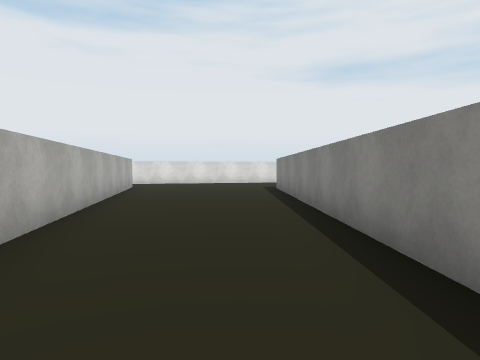
[1] (above)

24 first-person views from a walk through a 3-D level made in the Unity game engine. The camera is 1.3 m above the floor, tilts 2° down and sees 75° across. The floor is counted in squares, 2 m on a side. Each view is taken from the middle of a square. On the plan, view 1 faces up. The plan holds only what a view shows up to about 10 squares ahead; the rest is blank. The place goes on beyond the plan. Some surface patterns are stand-ins.

[2]
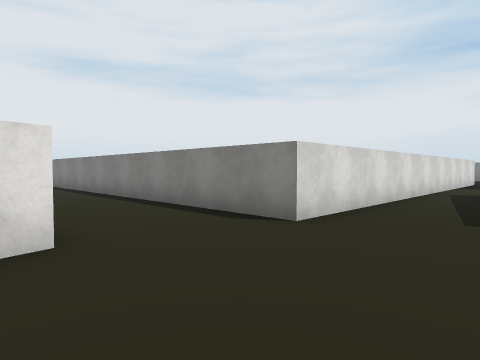

[3]
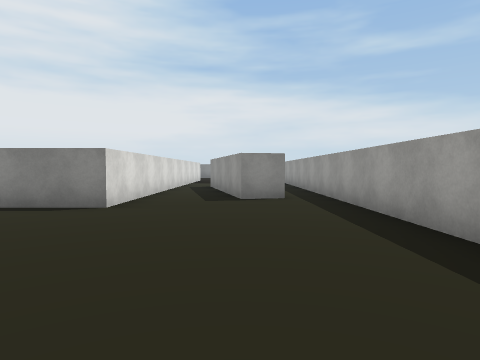

[4]
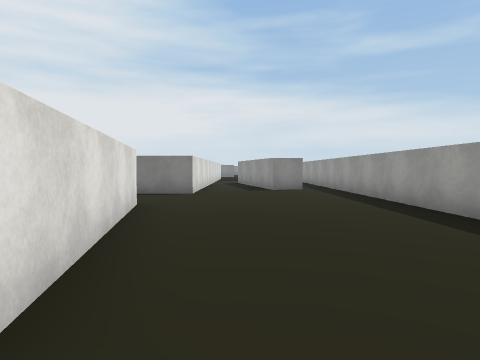

[5]
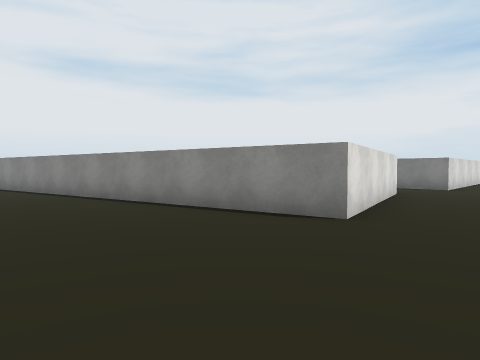

[6]
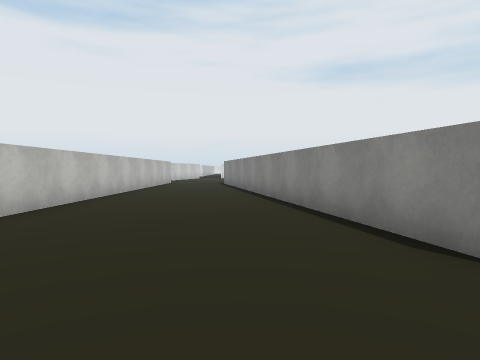

[7]
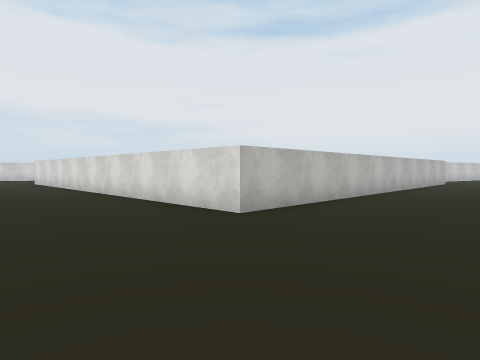

[8]
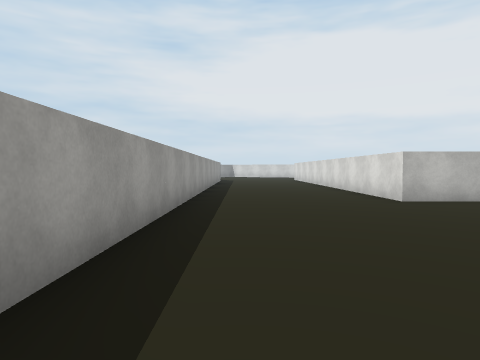

[9]
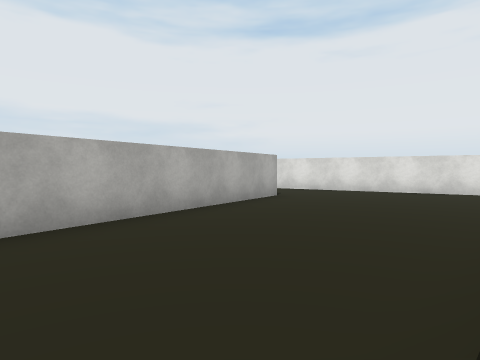

[10]
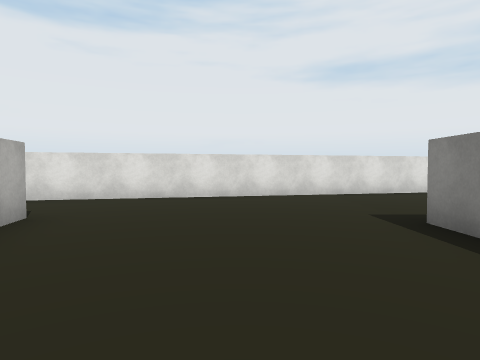

[11]
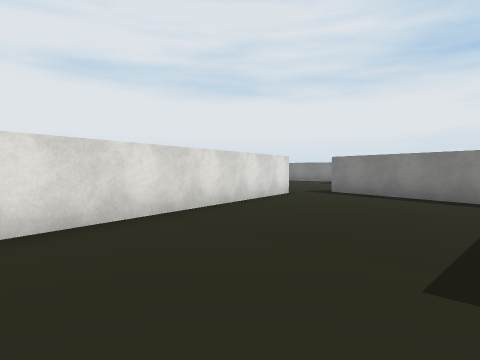

[12]
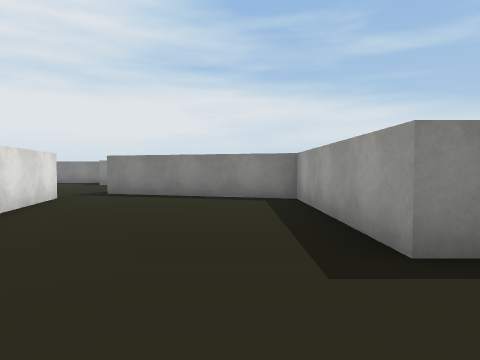

[13]
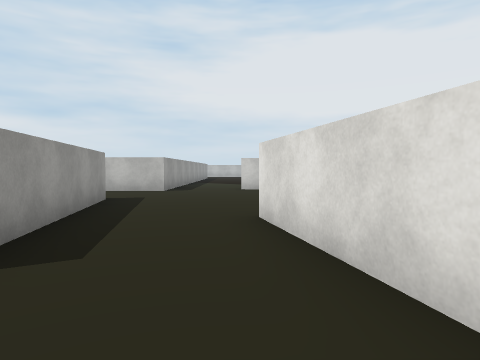

[14]
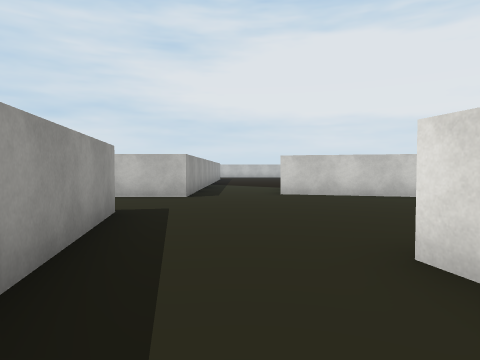

[15]
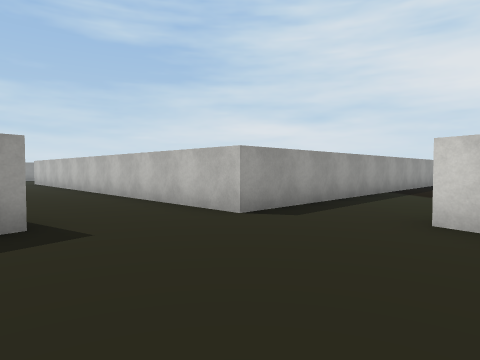

[16]
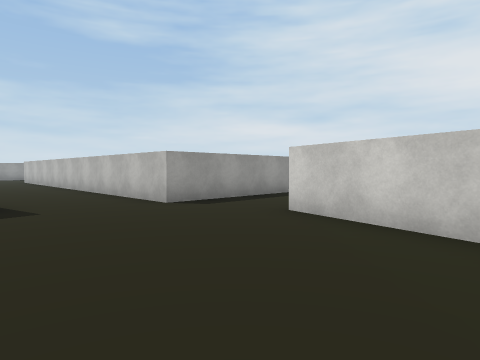

[17]
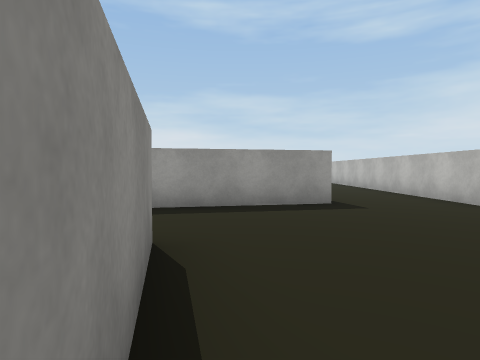

[18]
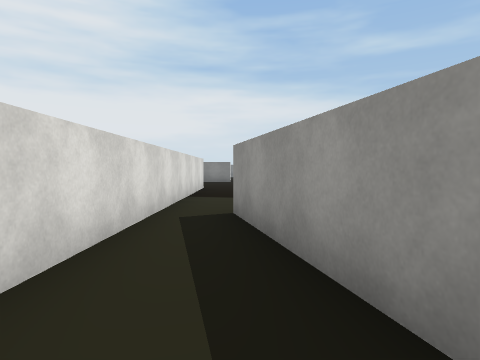

[19]
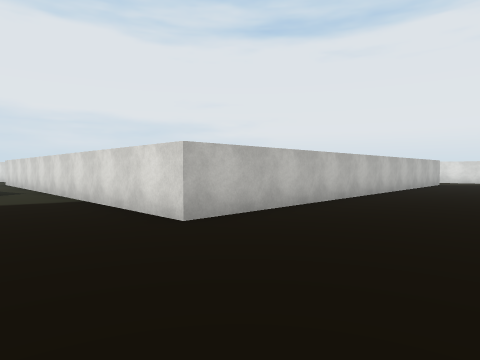

[20]
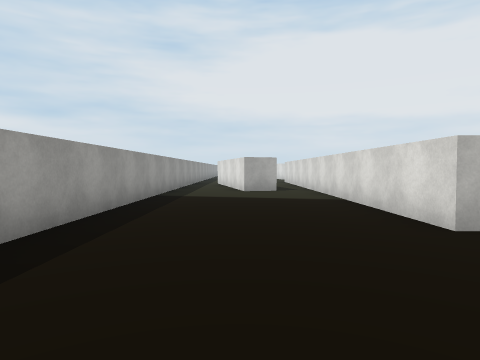

[21]
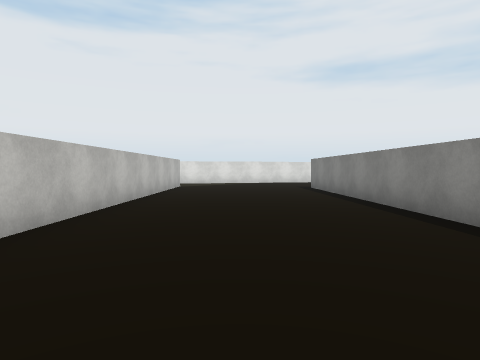

[22]
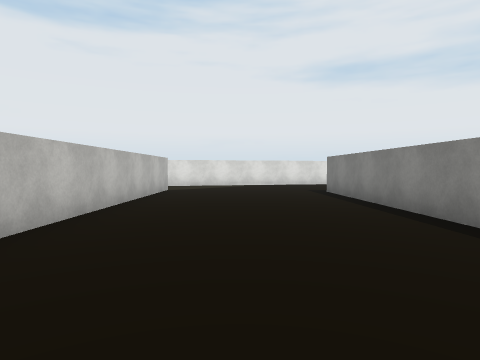

[23]
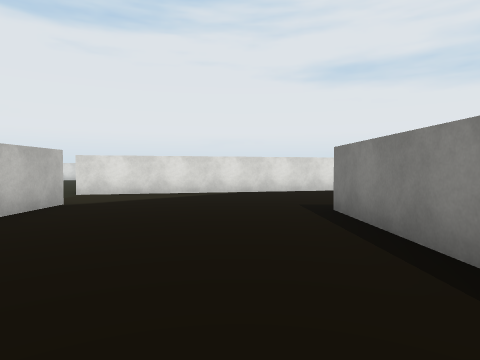

[24]
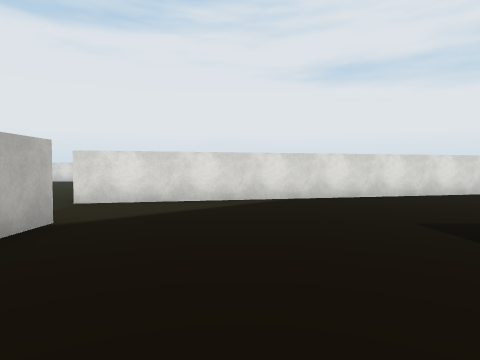

### Floor plan
Points are (right, up) in squares from view 1. A wall is a line through its corners. A room is listed if a view was taken in it or the views show most of it. See-through windows are left out.
Room 1 (views 1, 2, 3, 4, 5, 6, 7, 8, 9, 10, 11, 12, 13, 14, 15, 16, 17, 18)
walls: (-1.3, -1.1) (-6.2, -2.1) (-8.4, 8.5); (-3.9, 11.2) (-2.1, 2.7); (-8.8, 10.1) (-4.6, 11); (-3, -6.1) (3, -6.1); (3, -5.1) (2.8, -4) (7.6, -2.9); (7.6, -1.8) (1.3, -1.8) (1.3, 10.8) (5.8, 10.8) (7.2, 15.6); (-13.5, 10.8) (-11.3, 10.8) (-11.3, -1.8) (-13.5, -1.8); (6, 16.1) (-6.2, 13.3) (-6.8, 15.9); (-11.3, 16.2) (-12.1, 13); (-13.5, -6.1) (-6.4, -6.1)
ways out: opening at (8, -2) to room 2
Room 2 (views 19, 20, 21, 22, 23, 24)
walls: (18.7, 2.4) (18.5, 10); (13.8, 10.8) (13.8, -1.8) (7.6, -1.8); (22.3, 15) (12.9, 12.9); (7.6, -2.9) (7.8, -3.9) (7, -4.1); (3, -6.1) (14.4, -6.1)
ways out: opening at (8, -2) to room 1; opening at (13, 11.5)

Positions as (right, up) in squares from view 1, and headings:
1: (0, 0), facing up
2: (-2, -4), facing up-right
3: (-4, -4), facing right
4: (-7, -3), facing right
5: (-10, -4), facing up-right
6: (-8, -4), facing up
7: (-8, -5), facing up-left
8: (-5, -5), facing left
9: (1, 5), facing up-left
10: (-1, 7), facing up
11: (-1, 11), facing up-right
12: (-1, 12), facing right
13: (-2, 13), facing left
14: (-4, 12), facing left
15: (-8, 14), facing down-left
16: (-8, 16), facing down-left
17: (-7, 16), facing down
18: (3, -3), facing right
19: (17, -4), facing up-left
20: (17, -4), facing left
21: (16, -1), facing up
22: (16, 1), facing up
23: (17, 5), facing up
24: (16, 7), facing up
